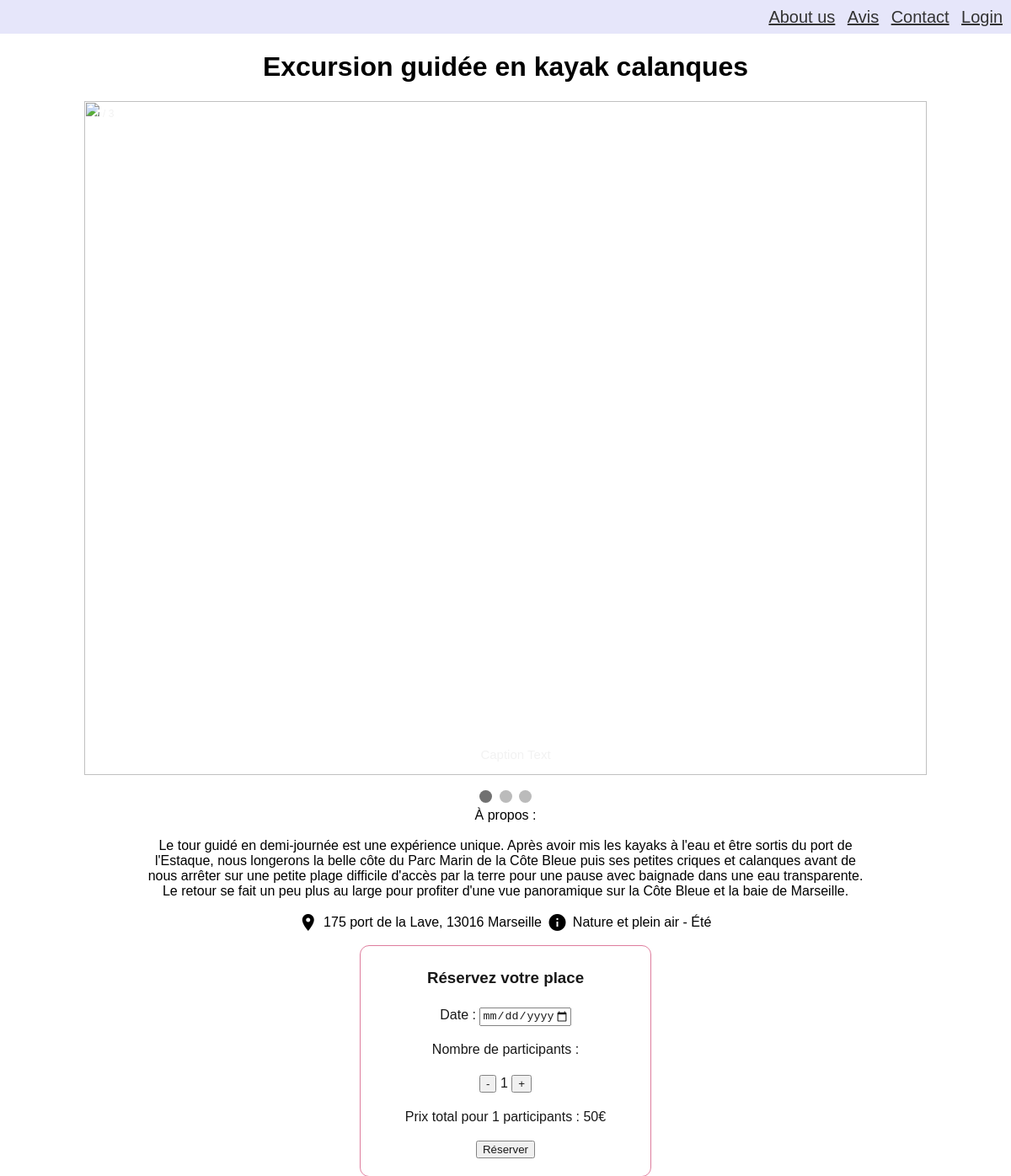
Screenshot of /activity/4/ with the database file from the repository.
### MarseilleInsiderApp/models.py (models this page shows)
class Loisir(models.Model):
    SAISON_CHOICES = [
        ('ETE', 'Été'),
        ('HIVER', 'Hiver'),
        ('AUTOMNE', 'Automne'),
        ('PRINTEMPS', 'Printemps'),
        ('TA','Toutes saisons')
    ]
    id_loisir = models.AutoField(primary_key=True)
    nom_loisir = models.CharField(max_length=255, verbose_name="Nom du loisir")
    num_voie = models.IntegerField(verbose_name="Numéro de la voie")
    nom_voie = models.CharField(max_length=50, verbose_name="Nom de la voie")
    code_postal = models.IntegerField(verbose_name="Code postale")
    ville = models.CharField(max_length=50, verbose_name="Ville")
    categorie = models.ForeignKey(Catégorie, on_delete=models.CASCADE)
    id_fournisseur = models.ForeignKey(Fournisseur, on_delete=models.CASCADE)
    prix_fournisseur = models.ForeignKey(Prix, on_delete=models.CASCADE)
    saisons = models.CharField(max_length=10, choices=SAISON_CHOICES, verbose_name="Saison")
    description=models.TextField(verbose_name="Description du loisir")
    def calcul_prix_total(self, nombre_personnes):
        if isinstance(nombre_personnes, int):
            prix_total = self.prix_fournisseur.prix_fournisseur * nombre_personnes
            return prix_total
        else:
            return None

class Catégorie(models.Model):
    CATEGORIES_CHOICES = [
        ('GA', 'Gastronomie'),
        ('AC', 'Arts et culture'),
        ('NA', 'Nature et plein air'),
        ('BD', 'Bien être et détente'),
        ('ACR', "Ateliers créatifs"),
        ('EC', "En couple"),
        ('EF', "En famille"),
    ]
    categorie = models.CharField(max_length=50, choices=CATEGORIES_CHOICES, primary_key=True)

### MarseilleInsiderApp/views.py (the view)
# urls.py: path('activity/<int:id_loisir>/',vw_activity, name='activity_detail'),
def vw_activity(request, id_loisir):
    loisir = Loisir.objects.get(pk=id_loisir)
    nombre_personnes = int(request.GET.get('nombre_participants', 1))
    prix_total = loisir.calcul_prix_total(nombre_personnes)
    context = {
        'loisir': loisir,
        'nombre_personnes': nombre_personnes,
        'prix_total': prix_total,
    }
    return render(request, 'activity_page.html', context)

### MarseilleInsiderApp/templates/activity_page.html (shortened to what this page needs)
{% extends 'base_1.html' %}
{% load static %}
{% block page_title %}{{ loisir.nom_loisir }}{% endblock %}
{% block content %}
        <div class="slideshow-container">
        <div class="mySlides fade" style="display: block;">
        <div class="numbertext">1 / 3</div>
        <img src="{% static 'images/loisirs/'%}{{loisir.id_loisir}}.jpeg" style="width:100%">
        <div class="text">Caption Text</div>
        </div>
        <a class="prev" onclick="plusSlides(-1)">&#10094;</a>
        <a class="next" onclick="plusSlides(1)">&#10095;</a>
        </div>
        <br>
        <div style="text-align:center">
        <span class="dot" onclick="currentSlide(1)"></span>
        <span class="dot" onclick="currentSlide(2)"></span>
        <span class="dot" onclick="currentSlide(3)"></span>
        </div>
        <div class="activity_data">
        <p class="description_activity">À propos :</p><p> {{ loisir.description }}</p>
        <i class="material-icons">location_on</i>
        <p class="description_activity">{{ loisir.num_voie }} {{ loisir.nom_voie }}, {{ loisir.code_postal }} {{ loisir.ville }}</p>
        <i class="material-icons">info</i>
        <p class="description_activity">{{ loisir.categorie.get_categorie_display }} - {{ loisir.get_saisons_display }}</p>
        <div class="reservation-container">
        <h3>Réservez votre place</h3>
        <label for="reservationDate">Date :</label>
        <input type="date" id="reservationDate" name="reservationDate"  min="2023-11-22" max="2024-12-31">
        <p class="description">Nombre de participants :</p>
        <button class="counter-button" id="decreaseParticipants">-</button>
        <span id="participantsValue">{{ nombre_personnes }}</span>
        <button class="counter-button" id="increaseParticipants">+</button>
        <p class="prix-total">Prix total pour {{ nombre_personnes }} participants : {{ prix_total }}€</p>
         <form method="post" action="{% url 'acheter_loisir' loisir.id_loisir %}">
        <input type="submit" class="reserve-button" value="Réserver">
            </form>
        </div>
{% endblock %}

### MarseilleInsiderApp/static/css/activity.css (style rules this page uses)
body { font-family: Arial, sans-serif; margin: 0; padding: 0; text-align: center; }
.reservation-container { background-color: white; text-align: center; align-self: center; box-sizing: border-box; outline: 1px solid palevioletred; margin-left: 30%; margin-right: 30%; width: 40%; border-radius: 10px; opacity: 0.9; padding: 5px; line-height: 1.5; }
.activity_data { max-width: 75%; margin: auto; padding: 0 20px; box-sizing: border-box; margin-left: auto; }
.material-icons { vertical-align: middle; }
.description_activity { display: inline-block; margin: 2px; vertical-align: middle; max-width: 100%; }
.slideshow-container { max-width: 1000px; position: relative; margin: auto; }
.mySlides { display: none; flex: 1; max-width: 100%; }
.prev, .next { cursor: pointer; position: absolute; top: 50%; width: auto; margin-top: -22px; padding: 16px; color: white; font-weight: bold; font-size: 18px; transition: 0.6s ease; border-radius: 0 3px 3px 0; user-select: none; }
.next { right: 0; border-radius: 3px 0 0 3px; }
.prev { left: 0; border-radius: 3px 0 0 3px; }
.text { color: #f2f2f2; font-size: 15px; padding: 8px 12px; position: absolute; bottom: 8px; width: 100%; text-align: center; }
.numbertext { color: #f2f2f2; font-size: 12px; padding: 8px 12px; position: absolute; top: 0; }
.dot { cursor: pointer; height: 15px; width: 15px; margin: 0 2px; background-color: #bbb; border-radius: 50%; display: inline-block; transition: background-color 0.6s ease; }
.active, .dot:hover { background-color: #717171; }

### rows the page displays
Loisir: nom_loisir "Excursion guidée en kayak calanques", description "Le tour guidé en demi-journée est une expérience unique. Après avoir mis les kayaks à l'eau et être sortis du port de l'Estaque, nous longerons la belle côte du Parc Marin de la Côte Bleue puis ses petites criques et calanques avant de nous arrêter sur une petite plage difficile d'accès par la terre pour une pause avec baignade dans une eau transparente. Le retour se fait un peu plus au large pour profiter d'une vue panoramique sur la Côte Bleue et la baie de Marseille.", num_voie "175", nom_voie "port de la Lave", code_postal "13016", ville "Marseille", categorie.categorie "Nature et plein air", saisons "Été"

### other values shown
{{ nombre_personnes }} "1"
{{ prix_total }} "50"
